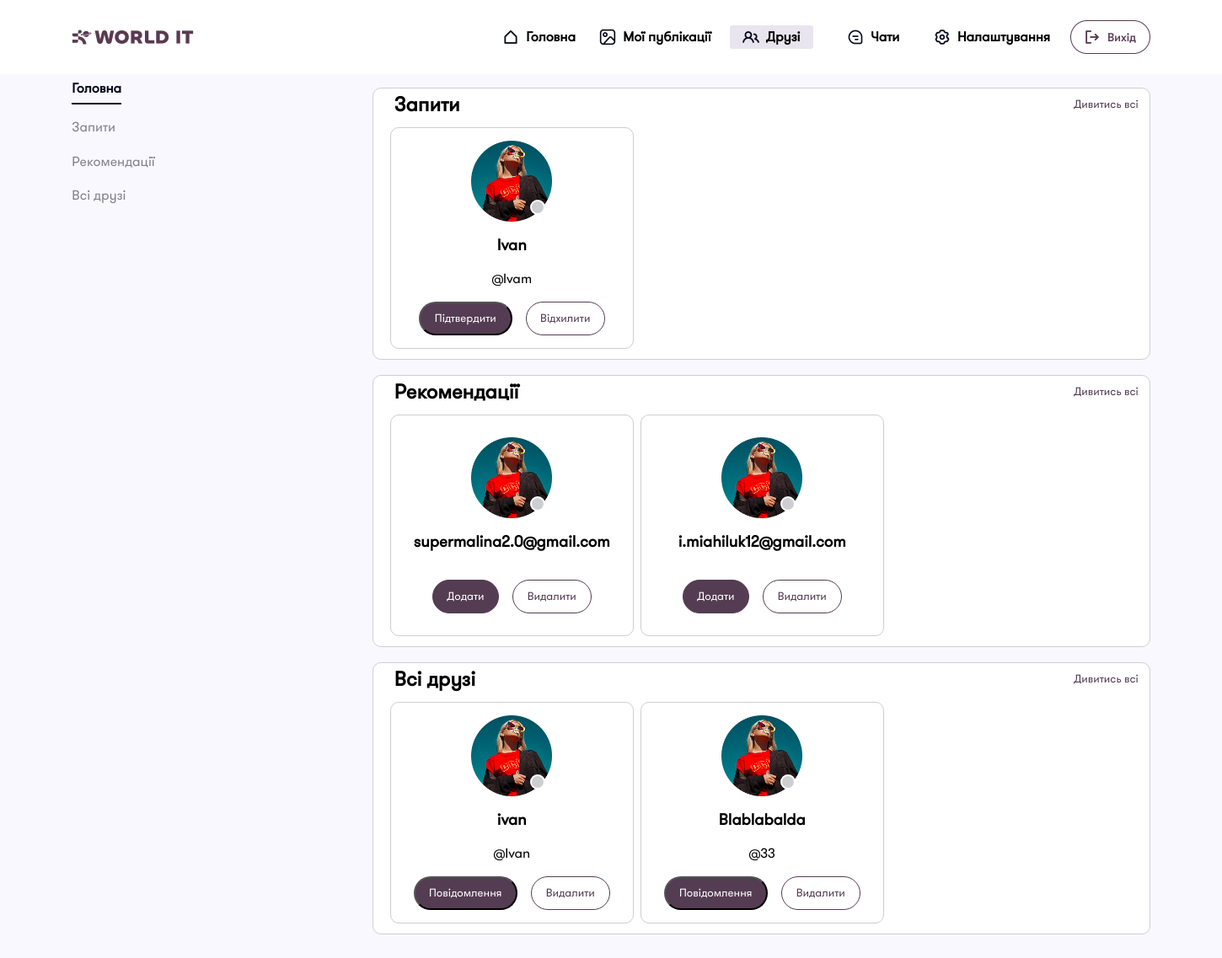
Page /user/friends/ (signed in) on the committed database.
### user_app/models.py (models this page shows)
class User(AbstractUser):
    username = models.CharField(
        max_length=150,
        blank= True,
        null= True,
        )
    email = models.EmailField(
        unique=True,
    )
    USERNAME_FIELD = 'email'
    REQUIRED_FIELDS = []

### user_app/views.py (the view)
class FriendsView(LoginRequiredMixin, TemplateView):
    template_name = "user_app/friends.html"
    login_url = reverse_lazy("AuthPage")
    def get_context_data(self, **kwargs):
        context = super().get_context_data(**kwargs)
        context['sections'] = {
            'requests': {'title': 'Запити', 'users': get_users_by_section(user = self.request.user, section= 'requests')[:3]},
            'recommendations': {'title': 'Рекомендації', 'users': get_users_by_section(user = self.request.user, section= 'recommendations')[:6]},
            'friends': {'title': 'Всі друзі', 'users': get_users_by_section(user = self.request.user, section= 'friends')[:6]},
        }
        return context

### user_app/templates/user_app/friends.html (shortened to what this page needs)
{% extends "base.html" %}
{% load static %}
{% block links %}
    <link rel="stylesheet" href="{% static 'user_app/css/friends.css' %}">
    <link rel="stylesheet" href="{% static 'css/base.css' %}">
{% endblock %}
{% block side-panel %}
    <div class="friends-pages">
        <a class= "chosen-section" id="main-friends">Головна</a>
        <a class= "unchosen-section" id="requests-friends">Запити</a>
        <a class= "unchosen-section" id="recommended-friends">Рекомендації</a>
        <a class= "unchosen-section" id="all-friends">Всі друзі</a>
    </div>
{% endblock %}
{% block content-panel %}
{% include "user_app/particles/friends/friends_home.html"%}
{% endblock %}

### user_app/templates/user_app/particles/friends/friends_card.html (shortened to what this page needs)
{% load static %}
{% for person in users %}
        <article class="friend_request" data-person-id="{{ person.id }}" data-chat-user="{{ person.id }}">
            <div class="avat-request">
                <img src="{% static 'home_app/images/avatar2.png' %}">
                <span class="status-ball-request" data-chat-user="{{ person.id }}"></span>
            </div>
            <h3>{% firstof person.last_name person.email %}</h3>
            <p>{{ person.username }}</p>
                {% if section == "requests" %}
                    <div class="request-buttons">
                        <button type="button" class="accept-request" data-friend-action data-url="{% url 'friends_action' person.id 'accept' %}">Підтвердити</button>
                        <button type="button" class="delete-request" data-friend-action data-url="{% url 'friends_action' person.id 'delete' %}">Відхилити</button>
                    </div>
            {% elif section == "recommendations" %}
                <div class="request-buttons">
                    <button type="button" class="add-recommendation" data-friend-action data-url="{% url 'friends_action' person.id 'redirect' %}">Додати</button>
                    <button type="button" class="delete-request" data-friend-action data-url="{% url 'friends_action' person.id 'dismiss' %}">Видалити</button>
                </div>
            {% else %}
                <div class="request-buttons">
                    <button type="button" class="message-button" >Повідомлення</button>
                    <button type="button" class="delete-request" data-friend-action data-url="{% url 'friends_action' person.id 'delete' %}">Видалити</button>
                </div>
            {% endif %}
        </article>
{% endfor %}

### user_app/static/user_app/css/friends.css (style rules this page uses)
* { margin: 0; padding: 0; box-sizing: border-box; font-family: GT Walsheim Pro; }
.friends-pages { display: flex; flex-direction: column; width: 254px; height: 152px; top: 104px; left: 80px; gap: 16px; }
.chosen-section { display: inline-block; width: max-content; text-decoration: none; font-weight: bold; color: #070A1C; padding-bottom: 6px; border-bottom: 2px solid #070A1C; cursor: pointer; }
.unchosen-section { display: inline-block; width: max-content; height: 26px; text-decoration: none; color: #81818D; cursor: pointer; }
.friend_request { display: flex; flex-direction: column; justify-content: center; align-items: center; width: 289px; height: 263px; gap: 16px; border-radius: 10px; border: 1px solid #CDCED2; }
.avat-request { display: flex; align-items: center; justify-content: center; width: 96px; position: relative; }
.avat-request img { width: 96px; }
.request-buttons { display: flex; align-items: center; flex-direction: row; width: max-content; height: 40px; gap:16px; }
.accept-request { display: flex; justify-content: center; align-items: center; color:#FFFFFF; background-color:#543C52; border-radius: 1234px; width: 111px; height: 40px; }
.add-recommendation { display: flex; justify-content: center; align-items: center; color:#FFFFFF; border: 1px solid #543C52; background-color:#543C52; border-radius: 1234px; width: 79px; height: 40px; cursor: pointer; }
.delete-request { display: flex; justify-content: center; align-items: center; color:#543C52; background-color:#FFFFFF; border: 1px solid #543C52; border-radius: 1234px; width: 94px; height: 40px; cursor: pointer; }
.message-button { display: flex; justify-content: center; align-items: center; color:#FFFFFF; background-color:#543C52; border-radius: 1234px; width: 123px; height: 40px; }
.status-ball-request { width: 18px; height: 18px; top: 70px; left: 70px; border-radius: 184.5px; border-width: 2.25px; border: 2px solid #FFFFFF; position: absolute; background-color: #CDCED2; }

### static/css/base.css (style rules this page uses)
* { margin: 0; padding: 0; box-sizing: border-box; font-family: GT Walsheim Pro; }
body { display: flex; overflow: hidden; justify-content: start; align-items: center; min-width: 1440px; min-height: 100vh; flex-direction: column; background-color: #FAF8FF; gap: 6px; }

### rows in the picture
User: last_name "Ivan", username "@Ivam", shows "Підтвердити"
User: last_name+email "supermalina2.0@gmail.com", shows "Додати"
User: last_name+email "i.miahiluk12@gmail.com", shows "Додати"
User: last_name "ivan", username "@Ivan", shows "Повідомлення"
User: last_name "Blablabalda", username "@33", shows "Повідомлення"

### other values in the picture
{{ section.title }} "Запити" "Рекомендації" "Всі друзі"
